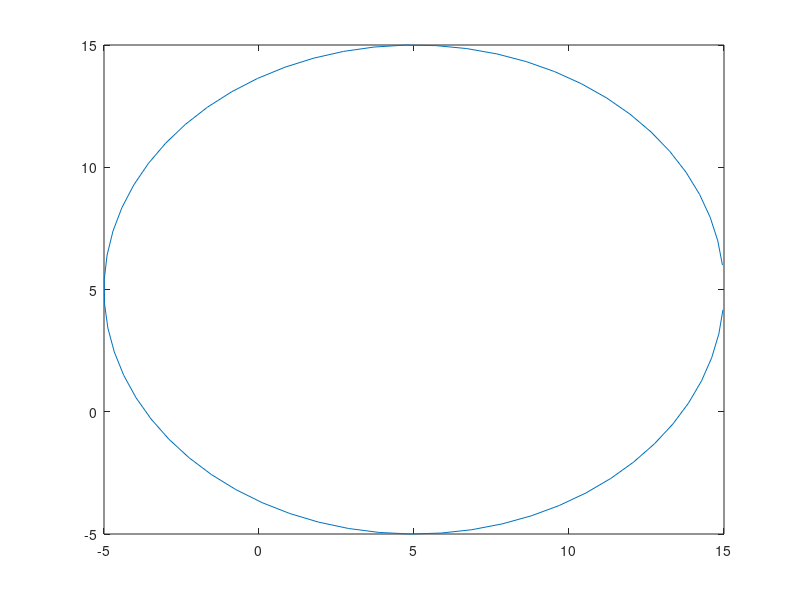

Here is the MATLAB script that generated this plot:
radius=10;

function [X,Y] = cirkel(x,y,r)
  step=0.1;
  for a = 1:2*pi/step,
    X(a) = cos(a*step) * r + x;
    Y(a) = sin(a*step) * r + y;  
  end
end

figure
[X,Y] = cirkel(5,5,radius);
plot(X,Y)
